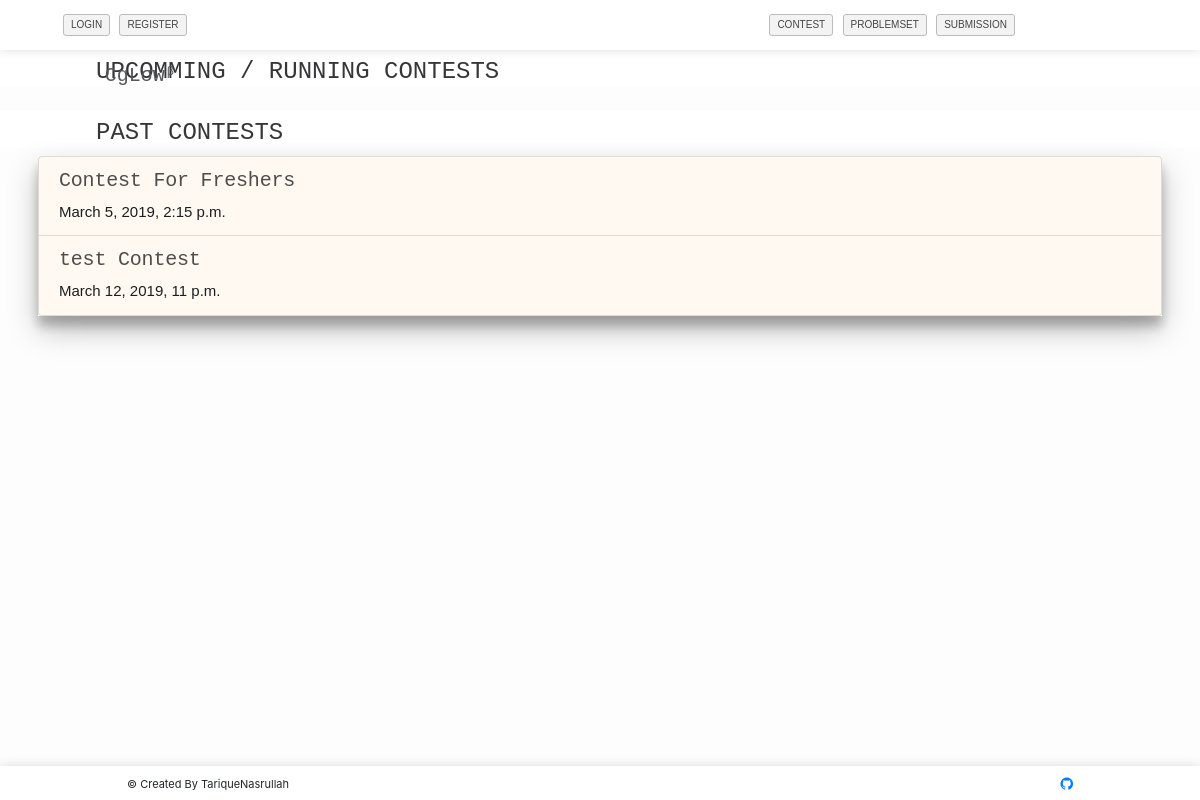
Page /contest/ on the earlier database version.
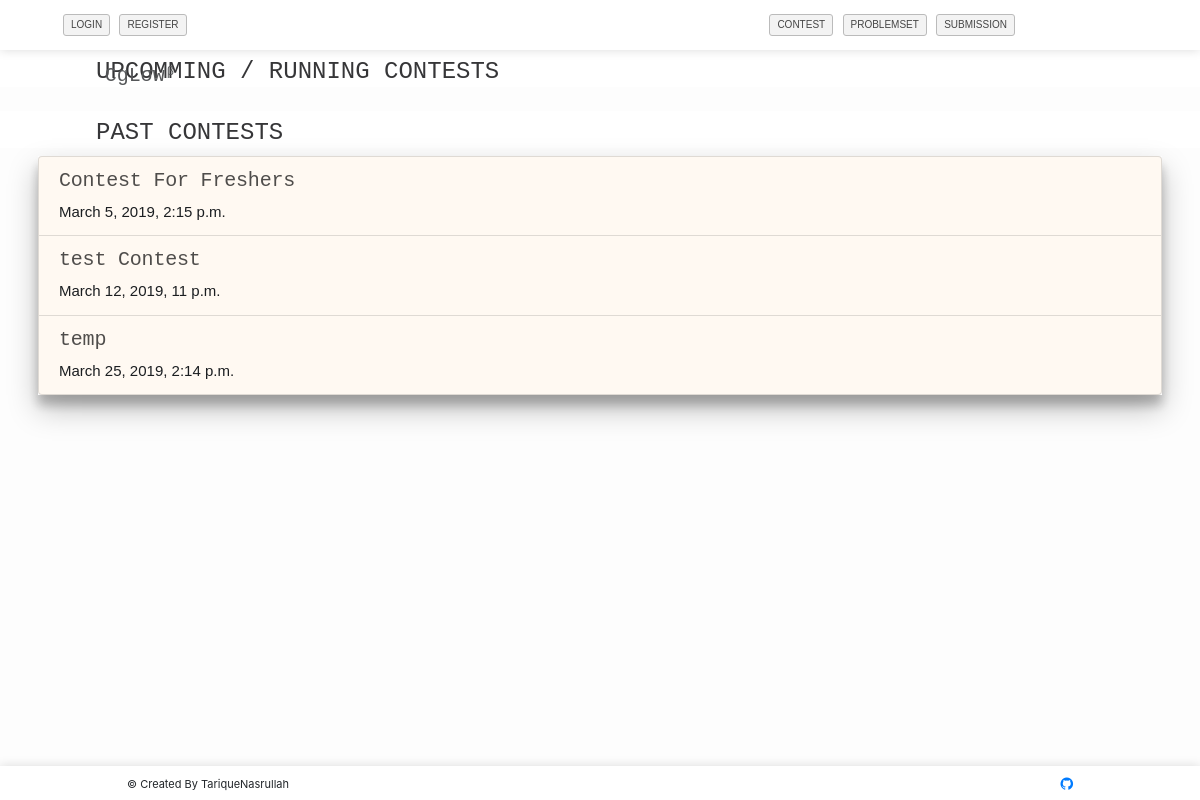
Same page on the later database version.
### contest/models.py (models this page shows, shortened)
class contest(models.Model):
	name = models.CharField(max_length=200)
	start_time = models.DateTimeField(auto_now=False, auto_now_add=False)
	end_time = models.DateTimeField(auto_now=False, auto_now_add=False)

### contest/views.py (the view)
def contest_list(request):
	context = {}
	if request.user.is_authenticated:
		context['username'] = request.user.username
	l = contest_table.objects.filter(end_time__gte = datetime.datetime.now())
	context['contest_list'] = l
	m = contest_table.objects.filter(end_time__lte = datetime.datetime.now(), start_time__lte = datetime.datetime.now())
	context['past_contest'] = m
	return render(request, 'contest/contest_list.html', context)

### contest/templates/contest/contest_list.html (shortened to what this page needs)
{% extends "home/header.html" %}
{% block content %}
  <div>
    <h4 class="white-background-header" style="font-family: Courier New,Courier,Lucida Sans Typewriter,Lucida Typewriter,monospace;">UPCOMMING / RUNNING CONTESTS</h4>
  </div>
  <div style="padding-top: 1rem;">
    <h4 class="white-background-header" style="font-family: Courier New,Courier,Lucida Sans Typewriter,Lucida Typewriter,monospace;">PAST CONTESTS</h4>
  </div>
  <div class="container">
    <div class="list-group" style="box-shadow: 0 14px 28px rgba(0,0,0,0.25), 0 10px 10px rgba(0,0,0,0.22);">
      {% for contest in past_contest %}
        <a href="{% url 'contest_info' pk=contest.id %}" class="list-group-item list-group-item-action list-group-item-contestlist">
        <h4 class="contest-name-header">{{contest.name}}</h4>
        <p class="contest-date-header">{{contest.start_time}}</p>
        </a>
      {% endfor%}
    </div>
  </div>
{% endblock %}

Differences in the rows shown:
added contest: name "temp", start_time "March 25, 2019, 2:14 p.m."
